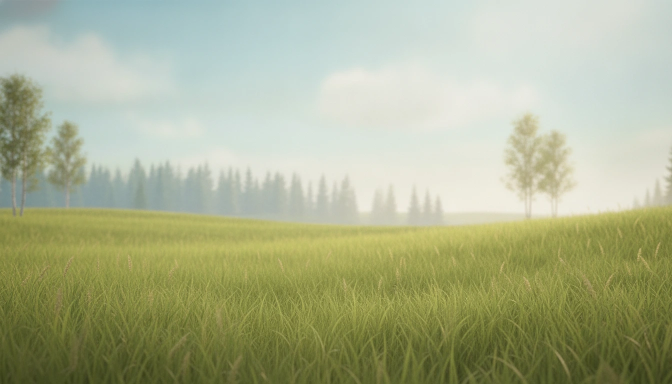
#> input picture assets/recraft-original/scenes/sc_ang_vid.webp, 1344 x 768 px (shown at 1/2 size); its folder holds 4 pictures in this run
$ python mkscenes.py
#> lines starting #> are read from the running program, lines starting #| are printed output that depends on the picture; after the words box and inside, x2 and y2 are one past the last pixel; in counts of white or black regions, pixels touching at a corner belong together
"""Berättelsescener -> src/img/icon_sc_*.webp (kvadratisk transparent duk, bilden centrerad med rundade hörn).
Originalen ligger i assets/recraft-original/scenes/ (adresser i docs/scene-urls.txt).
Visas med artFit('sc_namn', bredd, höjd) som beskär till bilden.
    python3 tools/mkscenes.py
"""
import pathlib
from PIL import Image, ImageDraw, ImageFilter
R = pathlib.Path(__file__).resolve().parent.parent
SRC = R / 'assets/recraft-original/scenes'; OUT = R / 'src/img'
W = 1000
# sökbilder där barnet trycker i bilden behåller raka kanter
HARD = {'sc_skog', 'sc_park', 'sc_rum', 'sc_ang_vid'}
# beskärning (vänster, topp, höger, botten i andelar) per bild
CROP = {'sc_kotte': (.045, 0, .955, 1)}
# mindre bild för detaljrika motiv (gräs) så att filen inte blir för stor
SIZE = {'sc_ang_vid': (760, 72), 'sc_park': (820, 70), 'sc_rum': (820, 74), 'sc_skatt': (760, 76), 'sc_skog': (900, 72), 'sc_norrsken': (760, 74)}

def fix(n, im):
    if n == 'sc_storm':  # Recraft skrev "wait!" i himlen: fyll med en lodrät övergång mellan himlen ovanför och nedanför
        import numpy as np
        A = np.asarray(im).astype(float); x0, x1, y0, y1 = 470, 600, 330, 398
        top = A[y0 - 2:y0, x0:x1].mean(0); bot = A[y1:y1 + 2, x0:x1].mean(0)
        for y in range(y0, y1):
            t = (y - y0) / (y1 - y0); A[y, x0:x1] = top * (1 - t) + bot * t
        fill = Image.fromarray(A.clip(0, 255).astype('uint8')).filter(ImageFilter.GaussianBlur(1.2))
        m = Image.new('L', im.size, 0); ImageDraw.Draw(m).rectangle((x0 + 6, y0 + 4, x1 - 6, y1 - 4), fill=255); m = m.filter(ImageFilter.GaussianBlur(5))
        im = Image.composite(fill, im, m)
    return im

for f in sorted(SRC.glob('sc_*.webp')):
    n = f.stem
    if n.endswith('_a'): continue
    im = fix(n, Image.open(f).convert('RGB'))
#> im is the input picture: PIL image 1344x768 RGB; mean R, G, B 170.4, 176.8, 142.6
    w, h = im.size; c = CROP.get(n)
#> after `w, h = im.size`: w = 1344; h = 768
    if c: im = im.crop((int(c[0]*w), int(c[1]*h), int(c[2]*w), int(c[3]*h)))
    w0, q = SIZE.get(n, (W, 74))
    im = im.resize((w0, round(w0 * im.size[1] / im.size[0])), Image.LANCZOS)
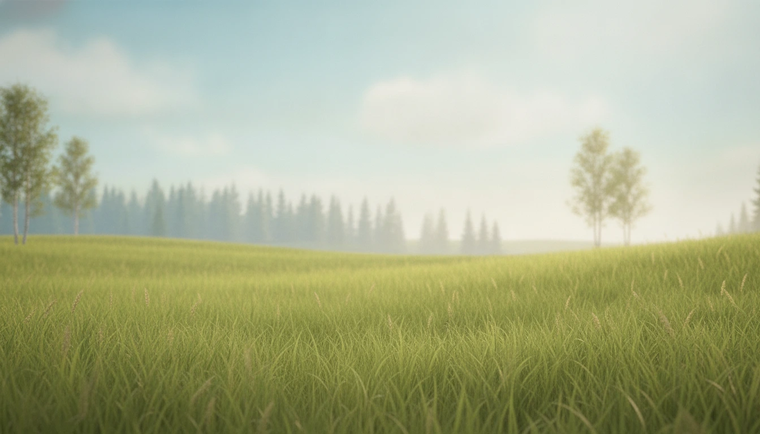
#> im: PIL image 760x434 RGB; mean R, G, B 170.4, 176.8, 142.6
    if n in HARD:  # sökbilder med tryckytor: raka kanter, så att inget göms i en uttoning
        m = Image.new('L', im.size, 0); ImageDraw.Draw(m).rounded_rectangle((0, 0, im.size[0]-1, im.size[1]-1), radius=28, fill=255)
#> after `m = Image.new('L', im.size, 0)`: m: PIL image 760x434 L; every value is 0
#> after `ImageDraw.Draw(m).rounded_rectangle((0, 0, im.size[0] - 1, im.size[1] `:
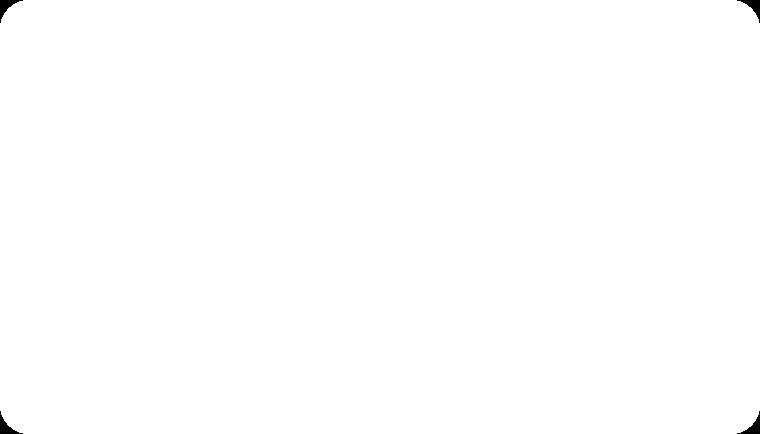
#> m: PIL image 760x434 L; 99.8% white; 4 black regions, box (x1, y1, x2, y2) and area: (0, 0, 23, 23) 174, (737, 0, 760, 23) 174, (0, 411, 23, 434) 174, (737, 411, 760, 434) 174
    else:  # mjukt uttonade kanter, så att bilden smälter in i sidan
        f = round(min(im.size) * .085); m = Image.new('L', im.size, 0)
        ImageDraw.Draw(m).rounded_rectangle((f, f, im.size[0]-1-f, im.size[1]-1-f), radius=f * 2, fill=255)
        m = m.filter(ImageFilter.GaussianBlur(f * .62))
    im.putalpha(m)
#> im: PIL image 760x434 RGBA
    can = Image.new('RGBA', (w0, w0), (0, 0, 0, 0)); can.paste(im, (0, (w0 - im.size[1]) // 2), im)
#> after `can = Image.new('RGBA', (w0, w0), (0, 0, 0, 0))`: can: PIL image 760x760 RGBA; every value is 0
#> after `can.paste(im, (0, (w0 - im.size[1]) // 2), im)`:
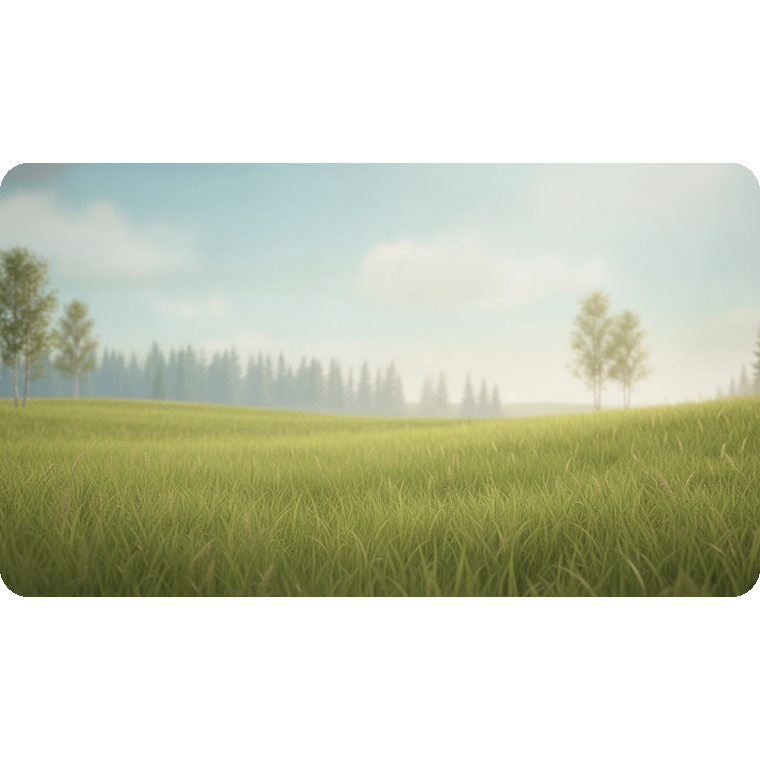
#> can: PIL image 760x760 RGBA; mean R, G, B, A 97.2, 100.8, 81.3, 145.3; transparent parts drawn white
    can.save(OUT / f'icon_{n}.webp', quality=q, method=6)
#> (the run stopped early here; a loop or call above may not have finished)

$ run again, on assets/recraft-original/scenes/sc_bok_fraga.webp
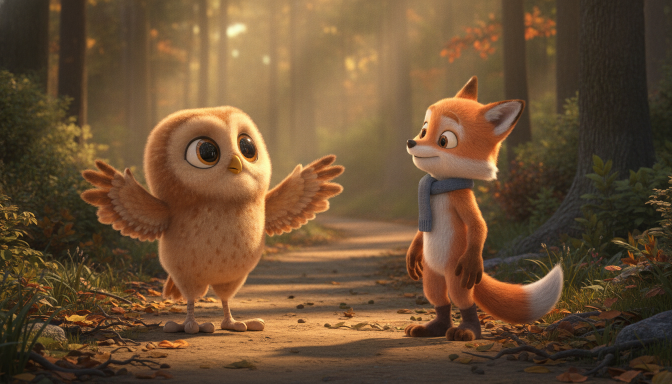
#> input picture assets/recraft-original/scenes/sc_bok_fraga.webp, 1344 x 768 px (shown at 1/2 size)
#> im is the input picture: PIL image 1344x768 RGB; mean R, G, B 106.5, 79.6, 52.1
#> `ImageDraw.Draw(m).rounded_rectangle((f, f, im.size[0]-1-f, im.size[1]-..`:
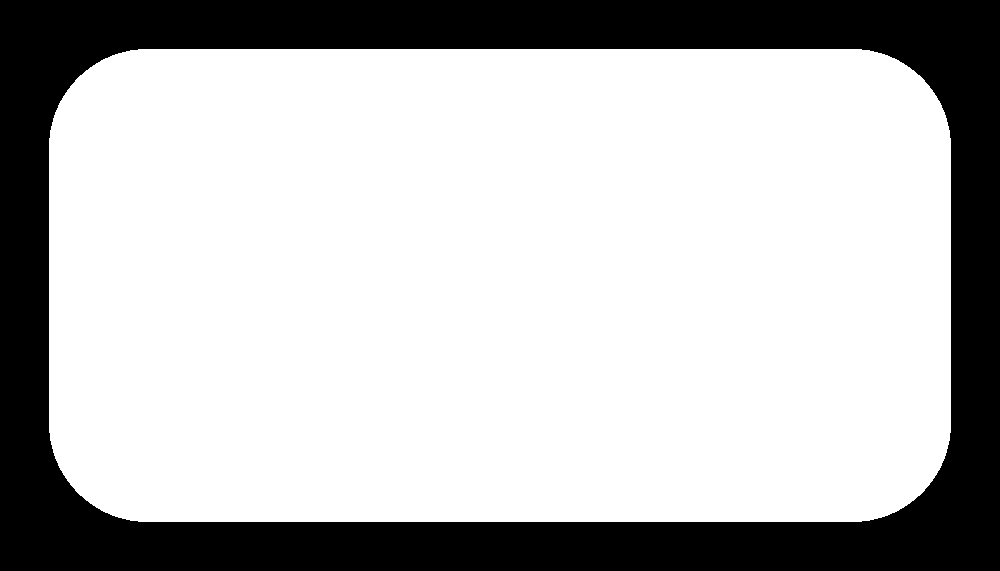
#> m: PIL image 1000x571 L; 73.3% white; 1 black region, box (x1, y1, x2, y2) and area: (0, 0, 1000, 571) 152710
#> can: PIL image 1000x1000 RGBA; every value is 0
#> `can.paste(im, (0, (w0 - im.size[1]) // 2), im)`:
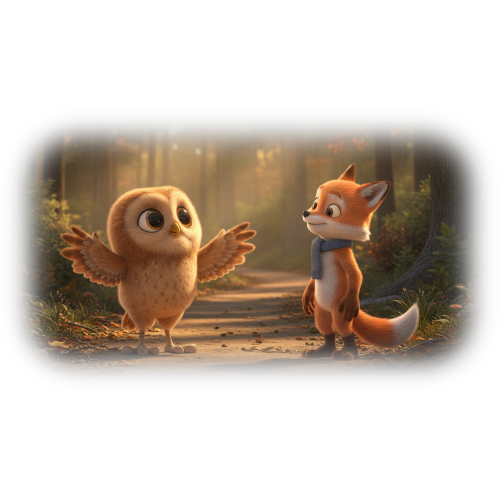
#> can: PIL image 1000x1000 RGBA (shown at 1/2 size); mean R, G, B, A 48.4, 35.6, 23.2, 95.3; transparent parts drawn white
